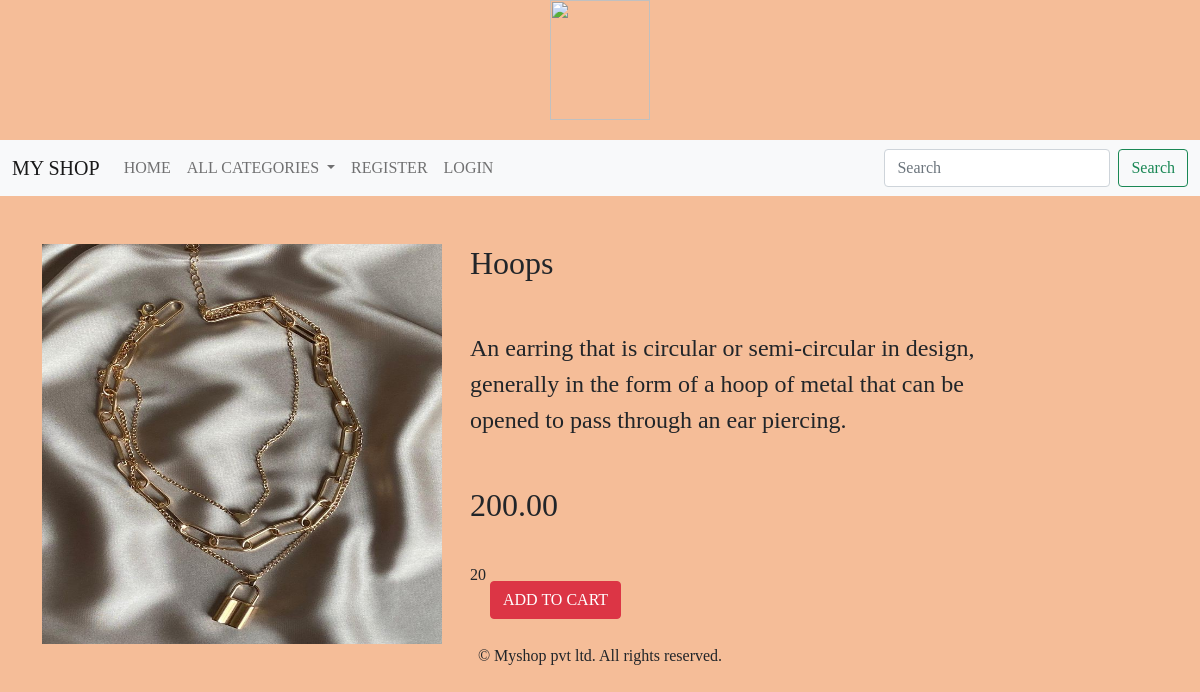
Screenshot of /detail/Hoops/ with the database file from the repository.
### shop/models.py (models this page shows, shortened)
class Product(models.Model):
    name=models.CharField(max_length=20)
    desc = models.TextField()
    image = models.ImageField(upload_to="images/category", null=True, blank=True)
    price=models.DecimalField(max_digits=10,decimal_places=2)
    category=models.ForeignKey(Category,on_delete=models.CASCADE)
    stock=models.IntegerField()
    available = models.BooleanField(default=True)
    created = models.DateTimeField(auto_now_add=True)
    updated = models.DateTimeField(auto_now=True)

### shop/views.py (the view)
# urls.py: path('detail/<str:p>/', views.detail, name="detail"),
def detail(request,p):
    j = Product.objects.get(name=p)
    return render(request, 'details.html', {'j': j})

### cart/context_processors.py (called while the page is built)
def total(request):
    item_count=0
    if request.user:
        u=request.user
        try:
            cart=Cart.objects.filter(user=u)
            for i in cart:
                item_count += i.quantity
        except:
            item_count=0
    return{'count':item_count}

### shop/context_processors.py (called while the page is built)
def menu_links(requet):
    c=Category.objects.all()
    return{"links":c}

### templates/details.html (shortened to what this page needs)
{% extends 'base.html'%}
{% load static %}
{%block content %}
<div class="container">
    <div class="row mt-5">
            <div class="col-sm-4 me-5">
                    <img src="{{j.image.url}}" height="400px" width="400px">
            </div>
            <div class="col-sm-6 me-5">
                <h2>{{j.name}}</h2>
                <p class="h4 mt-5 lh-base">{{j.desc}}</p>
                <h2 class ="mt-5">{{j.price}}</h2>
                {{j.stock}}
                {% if user.is_superuser == True %}
                {% if j.stock == 0 %}
                <h2>OUT OF STOCK</h2>
                <a href="{% url 'admin:index'%}" class="btn btn-danger mt-5">ADD STOCK </a>
                {%  else %}
                <h2>Product in stock</h2>
                <a href="{% url 'admin:index'%}" class="btn btn-danger mt-5">ADD STOCK </a>
                {% endif %}
                {% else %}
                {% if j.stock == 0 %}
                <h2>OUT OF STOCK</h2>
                {%  else %}
                <a href="{% url 'cart:addtocart' j.name %}" class="btn btn-danger mt-5">ADD TO CART </a>
                {% endif %}
             {% endif %}
        </div>
    </div>
</div>
{% endblock content %}

### static/css/style.css (style rules this page uses)
body { font-family: 'Playfair Display', serif; }

### rows the page displays
Product: image (picture), name "Hoops", desc "An earring that is circular or semi-circular in design, generally in the form of a hoop of metal that can be opened to pass through an ear piercing.", price "200.00", stock "20"
